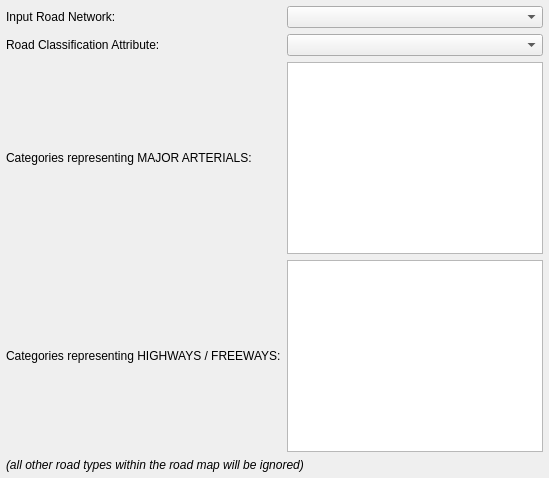
                   <widget class="QWidget" name="roadclass_widget" native="true">
                    <property name="minimumSize">
                     <size>
                      <width>0</width>
                      <height>0</height>
                     </size>
                    </property>
                    <layout class="QGridLayout" name="gridLayout_31">
                     <property name="leftMargin">
                      <number>6</number>
                     </property>
                     <property name="topMargin">
                      <number>6</number>
                     </property>
                     <property name="rightMargin">
                      <number>6</number>
                     </property>
                     <property name="bottomMargin">
                      <number>6</number>
                     </property>
                     <item row="0" column="0">
                      <widget class="QLabel" name="label_33">
                       <property name="sizePolicy">
                        <sizepolicy hsizetype="Preferred" vsizetype="Preferred">
                         <horstretch>0</horstretch>
                         <verstretch>0</verstretch>
                        </sizepolicy>
                       </property>
                       <property name="minimumSize">
                        <size>
                         <width>157</width>
                         <height>0</height>
                        </size>
                       </property>
                       <property name="maximumSize">
                        <size>
                         <width>157</width>
                         <height>16777215</height>
                        </size>
                       </property>
                       <property name="text">
                        <string>Input Road Network:</string>
                       </property>
                      </widget>
                     </item>
                     <item row="2" column="1">
                      <widget class="QTextEdit" name="ma_classes_box">
                       <property name="minimumSize">
                        <size>
                         <width>0</width>
                         <height>40</height>
                        </size>
                       </property>
                       <property name="acceptRichText">
                        <bool>false</bool>
                       </property>
                      </widget>
                     </item>
                     <item row="2" column="0">
                      <widget class="QLabel" name="ma_classes">
                       <property name="text">
                        <string>&lt;html&gt;&lt;head/&gt;&lt;body&gt;&lt;p&gt;Categories representing MAJOR ARTERIALS:&lt;/p&gt;&lt;/body&gt;&lt;/html&gt;</string>
                       </property>
                      </widget>
                     </item>
                     <item row="3" column="0">
                      <widget class="QLabel" name="hwy_classes">
                       <property name="text">
                        <string>&lt;html&gt;&lt;head/&gt;&lt;body&gt;&lt;p&gt;Categories representing HIGHWAYS / FREEWAYS:&lt;/p&gt;&lt;/body&gt;&lt;/html&gt;</string>
                       </property>
                      </widget>
                     </item>
                     <item row="4" column="0" colspan="2">
                      <widget class="QLabel" name="roadclass_lbl">
                       <property name="text">
                        <string>&lt;html&gt;&lt;head/&gt;&lt;body&gt;&lt;p&gt;&lt;span style=&quot; font-style:italic;&quot;&gt;(all other road types within the road map will be ignored)&lt;/span&gt;&lt;/p&gt;&lt;/body&gt;&lt;/html&gt;</string>
                       </property>
                      </widget>
                     </item>
                     <item row="0" column="1">
                      <widget class="QComboBox" name="roadnet_combo"/>
                     </item>
                     <item row="3" column="1">
                      <widget class="QTextEdit" name="hwy_classes_box">
                       <property name="minimumSize">
                        <size>
                         <width>0</width>
                         <height>40</height>
                        </size>
                       </property>
                       <property name="acceptRichText">
                        <bool>false</bool>
                       </property>
                      </widget>
                     </item>
                     <item row="1" column="1">
                      <widget class="QComboBox" name="roadattr_combo"/>
                     </item>
                     <item row="1" column="0">
                      <widget class="QLabel" name="label_36">
                       <property name="sizePolicy">
                        <sizepolicy hsizetype="Preferred" vsizetype="Preferred">
                         <horstretch>0</horstretch>
                         <verstretch>0</verstretch>
                        </sizepolicy>
                       </property>
                       <property name="minimumSize">
                        <size>
                         <width>157</width>
                         <height>0</height>
                        </size>
                       </property>
                       <property name="maximumSize">
                        <size>
                         <width>157</width>
                         <height>16777215</height>
                        </size>
                       </property>
                       <property name="text">
                        <string>Road Classification Attribute:</string>
                       </property>
                      </widget>
                     </item>
                    </layout>
                   </widget>
